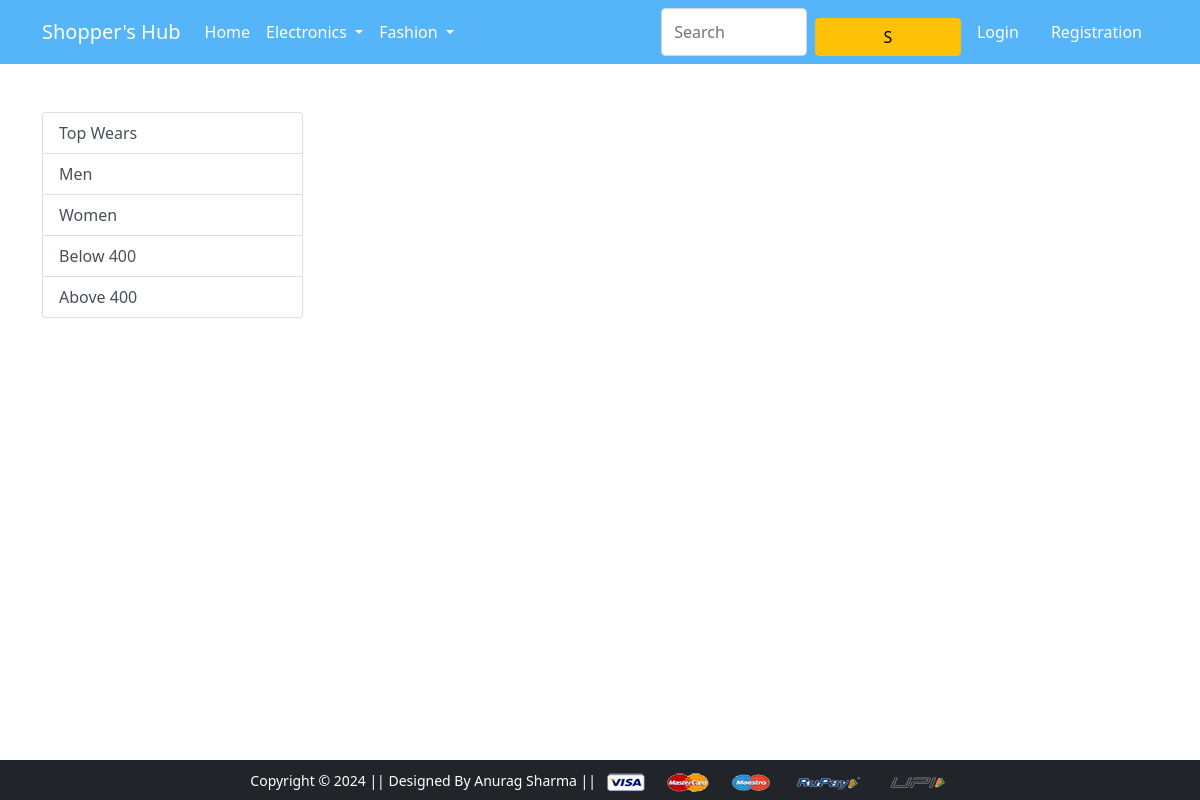
/topwears/Women, run on an earlier commit of the app's database.
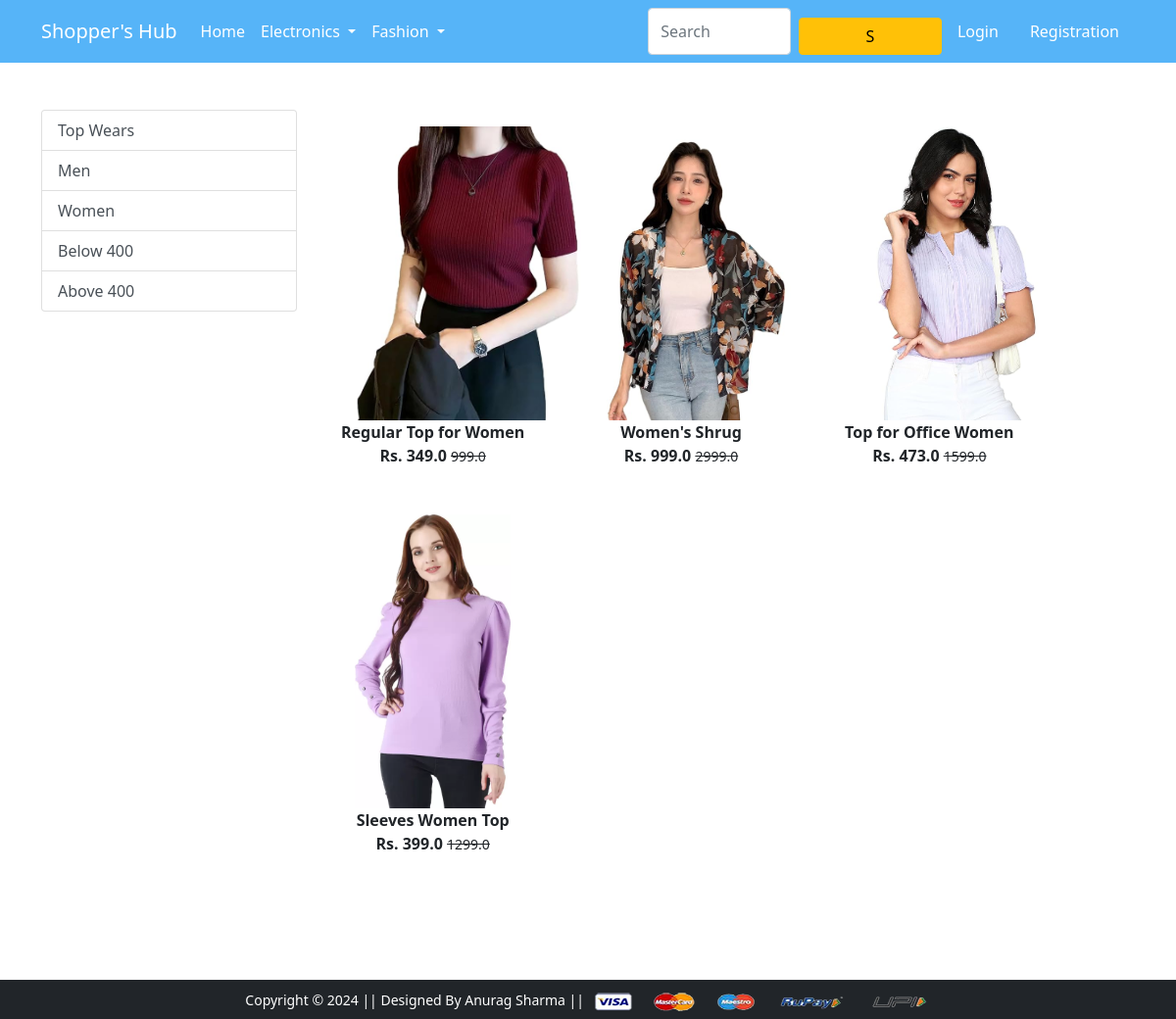
And on a later commit of the database.
### app/models.py (models this page shows, shortened)
class Product(models.Model):
    title = models.CharField(max_length=100)
    selling_price = models.FloatField()
    discounted_price = models.FloatField()
    description = models.TextField(default=' ')
    brand = models.CharField(max_length=100)
    category = models.CharField(choices=CATEGORY_CHOICES, max_length=3)
    product_image = models.ImageField(upload_to='productimg')

### app/views.py (the view)
# urls.py: path('topwears/', views.topwears, name='topwears'),
def topwears(request, data=None):
	totalitem = 0
	if data == None:
		topwears = Product.objects.filter(category='TW')
	elif data == 'Men' or data == 'Women':
		topwears = Product.objects.filter(category='TW').filter(brand=data)
	elif data == 'below':
		topwears = Product.objects.filter(category='TW').filter(discounted_price__lt=400)
	elif data == 'above':
		topwears = Product.objects.filter(category='TW').filter(discounted_price__gt=400)
	if request.user.is_authenticated:
			totalitem = len (Cart.objects.filter(user=request.user))
	return render(request, 'app/topwears.html', {'topwears': topwears, 'totalitem':totalitem})

### app/templates/app/topwears.html (shortened to what this page needs)
{% extends 'app/base.html' %}
{% load static %}
{% block main-content %}
<div class="container my-5">
    <div class="row">
     <div class="col-sm-3">
      <div class="list-group">
        <a href="{% url 'topwears' %}" class="list-group-item list-group-item-action" aria-current="true">Top Wears</a>
        <a href="{% url 'topweardata' 'Men'  %}" class="list-group-item list-group-item-action" aria-current="true">Men</a>
        <a href="{% url 'topweardata' 'Women'  %}" class="list-group-item list-group-item-action">Women</a>
        <a href="{% url 'topweardata' 'below'  %}" class="list-group-item list-group-item-action">Below 400</a>
        <a href="{% url 'topweardata' 'above'  %}" class="list-group-item list-group-item-action">Above 400</a>
      </div>
     </div>
     <div class="col-sm-8">
      <div class="row">
       {% for product in topwears %}
        <div class="col-sm-4 text-center mb-4">
         <a href="{% url 'product-detail' product.id %}" class="btn">
          <div class="item">
           <img src="{{product.product_image.url}}" alt="" height="300" class="">
           <div class="fw-bold">{{product.title}}</div>
           <div class="fw-bold">Rs. {{product.discounted_price}} <small class="fw-light text-decoration-line-through">{{product.selling_price}}</small></div>
          </div>
         </a>
        </div>
       {% endfor %}
      </div>
     </div>
    </div>
   </div>
{% endblock main-content %}

What changed in the data, as far as the page shows it:
now on this page (row edited): Product: product_image (picture), title "Regular Top for Women", discounted_price "349.0", selling_price "999.0"
now on this page (row edited): Product: product_image (picture), title "Women's Shrug", discounted_price "999.0", selling_price "2999.0"
now on this page (row edited): Product: product_image (picture), title "Top for Office Women", discounted_price "473.0", selling_price "1599.0"
now on this page (row edited): Product: product_image (picture), title "Sleeves Women Top", discounted_price "399.0", selling_price "1299.0"
